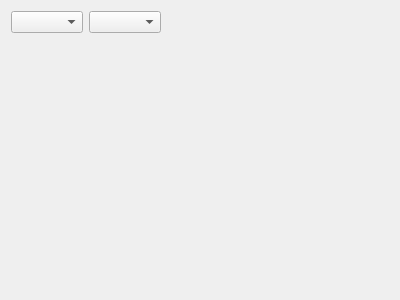
<?xml version="1.0" encoding="UTF-8"?>
<ui version="4.0">
 <class>WLCamera</class>
 <widget class="QWidget" name="WLCamera">
  <property name="geometry">
   <rect>
    <x>0</x>
    <y>0</y>
    <width>400</width>
    <height>300</height>
   </rect>
  </property>
  <property name="windowTitle">
   <string>Form</string>
  </property>
  <layout class="QGridLayout" name="gridLayout">
   <item row="0" column="2">
    <spacer name="horizontalSpacer">
     <property name="orientation">
      <enum>Qt::Horizontal</enum>
     </property>
     <property name="sizeHint" stdset="0">
      <size>
       <width>40</width>
       <height>20</height>
      </size>
     </property>
    </spacer>
   </item>
   <item row="1" column="0" colspan="3">
    <widget class="QCameraViewfinder" name="viewCamera" native="true">
     <property name="minimumSize">
      <size>
       <width>50</width>
       <height>50</height>
      </size>
     </property>
    </widget>
   </item>
   <item row="0" column="1">
    <widget class="QComboBox" name="cbResolution"/>
   </item>
   <item row="0" column="0">
    <widget class="QComboBox" name="cbCamera"/>
   </item>
  </layout>
 </widget>
 <customwidgets>
  <customwidget>
   <class>QCameraViewfinder</class>
   <extends>QWidget</extends>
   <header>qcameraviewfinder.h</header>
   <container>1</container>
  </customwidget>
 </customwidgets>
 <resources/>
 <connections/>
</ui>
